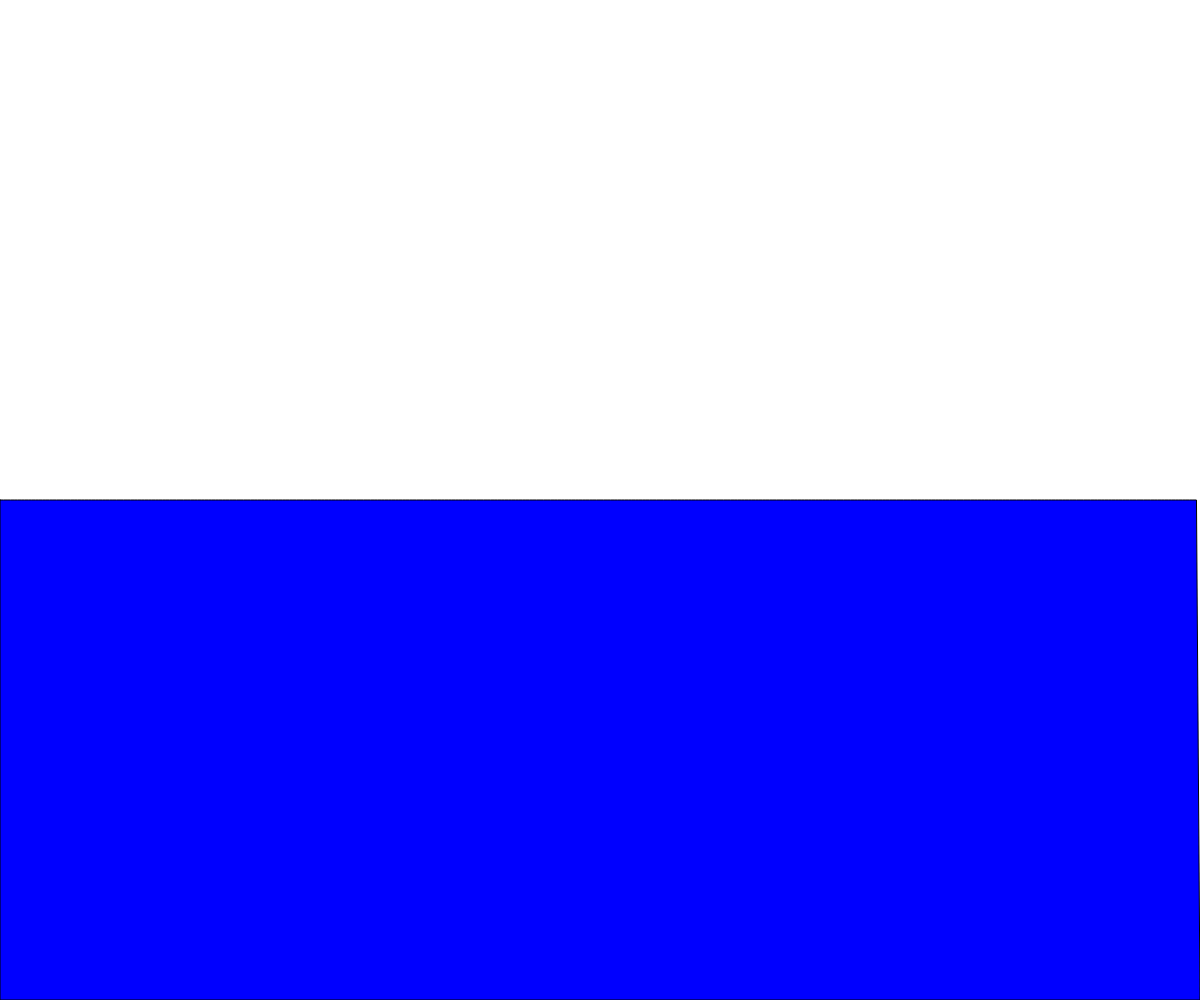
Frame 1 (no input)
Frame 60 (no input): identical to frame 1, image omitted
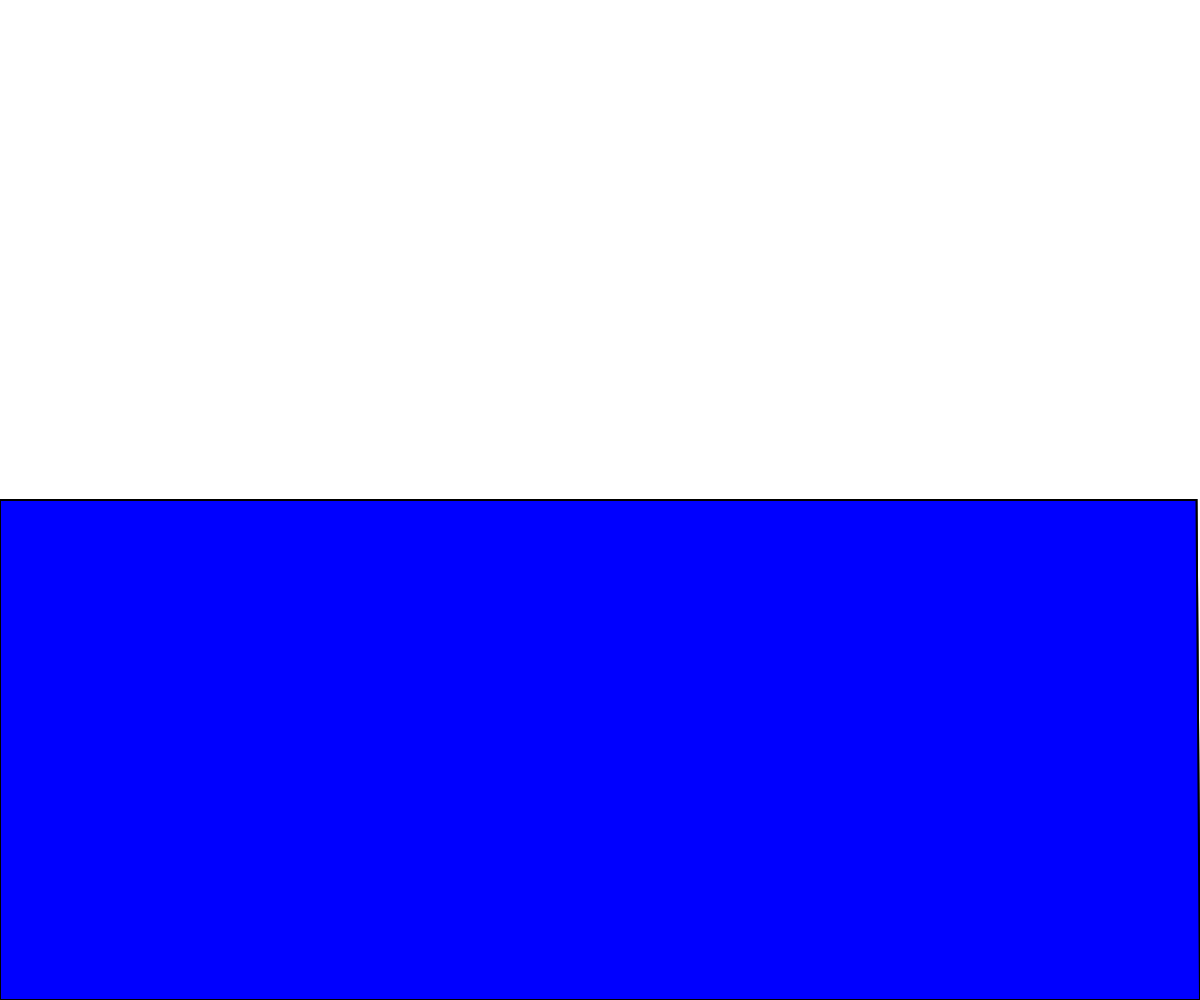
Frame 120 (the mouse pressed at the canvas centre since frame 60)

The p5.js sketch that drew these frames (run headless with seeded random() and noise() and a simulated clock; from frame 60 on, the mouse is pressed at the canvas centre):

// p5.js sketch
// ── sketch.js
	var balls = [];

	var liquid; 

	function Liquid(s) {
		this.springs = s;
		this.tension = 0.025;
		this.dampening = 0.025;
		this.spread = 0.25;
	}

	function Spring() {
		this.targetHeight = 0;
		this.height = 0;
		this.vel = 0;

		this.update = function(dampening, tension) {
			let x = this.targetHeight - this.height;
			this.vel += (tension * x - this.vel * dampening);
			this.height += this.vel;
		}
	}

	Liquid.prototype.update = function () {

		for (var i = 0; i < this.springs.length; i++)
			this.springs[i].update(this.dampening, this.tension);

		var lDeltas = [];
		var rDeltas = [];
		
		// do some passes where columns pull on their neighbours
		for (var j = 0; j < 8; j++)
		{
			for (var i = 0; i < this.springs.length; i++)
			{
				if (i > 0)
				{
					lDeltas[i] = this.spread * (this.springs[i].height - this.springs[i - 1].height);
					this.springs[i - 1].vel += lDeltas[i];
				}
				if (i < this.springs.length - 1)
				{
					rDeltas[i] = this.spread * (this.springs[i].height - this.springs[i + 1].height);
					this.springs[i + 1].vel += rDeltas[i];
				}
			}

			for (var i = 0; i < this.springs.length; i++)
			{
				if (i > 0)
					this.springs[i - 1].height += lDeltas[i];
				if (i < this.springs.length - 1)
					this.springs[i + 1].height += rDeltas[i];
			}
		}
	}

	Liquid.prototype.splash = function (index, speed) {
		if (index >= 0 && index < this.springs.length)
			this.springs[i].vel = speed;
	}

	Liquid.prototype.display = function () {
		fill(0, 0, 255);
		beginShape();
		vertex(0, height - this.springs[0].height);
		for (var i = 0; i < this.springs.length; i++) {
			vertex(i * (width / this.springs.length), height-this.springs[i].height); //consider using the map function
		}
		vertex(width, height);
		vertex(0, height);
		endShape(CLOSE);
	}

	Liquid.prototype.contains = function(m) {
		return true;
	};

	function Mover(m, x, y) {
		this.mass = m;
		this.position = createVector(x,y);
		this.velocity = createVector(0,0);
		this.acceleration = createVector(0,0);
	}

	// f = m / a --> a = f / m

	Mover.prototype.applyForce = function(force) {
		var f = p5.Vector.div(force,this.mass);
		this.acceleration.add(f);
	}

	Mover.prototype.update = function() {
		this.velocity.add(this.acceleration);
		this.position.add(this.velocity);
		this.acceleration.mult(0); //acceleration must be cleared; does not add to itself!
	};

	Mover.prototype.display = function() {
		stroke(0); //black outline
		strokeWeight(2); //make it more visible
		fill(255,127); //give it a gray color
		ellipse(this.position.x,this.position.y,this.mass*16,this.mass*16); //create an ellipse at the position
	};

	function setup() {
		createCanvas(windowWidth, windowHeight);
		background(255);
		var temp = [];
		for (var i = 0; i < 340; i++) { //340 is an arbitrary num
			var tempSpring = new this.Spring();
			tempSpring.targetHeight = height/2;
			tempSpring.height = height/2;
			temp[i] = tempSpring;
		}
		liquid = new Liquid(temp);
		liquid.display();
	}

	function draw() {
		background(255);
		for (var i = 0; i < balls.length; i++) {

			if(liquid.contains(balls[i])) {
				liquid.splash(balls[i].x, 0.05);
			}
			liquid.update();
			liquid.display();
			// Gravity is scaled by mass here!
			var gravity = createVector(0, 0.1*balls[i].mass);
			// Apply gravity
			balls[i].applyForce(gravity);
			balls[i].update();
			balls[i].display();
			
			
		}
		liquid.display();
	}

	function mousePressed() {
		balls[balls.length] = new Mover(5, mouseX, mouseY);
	}
